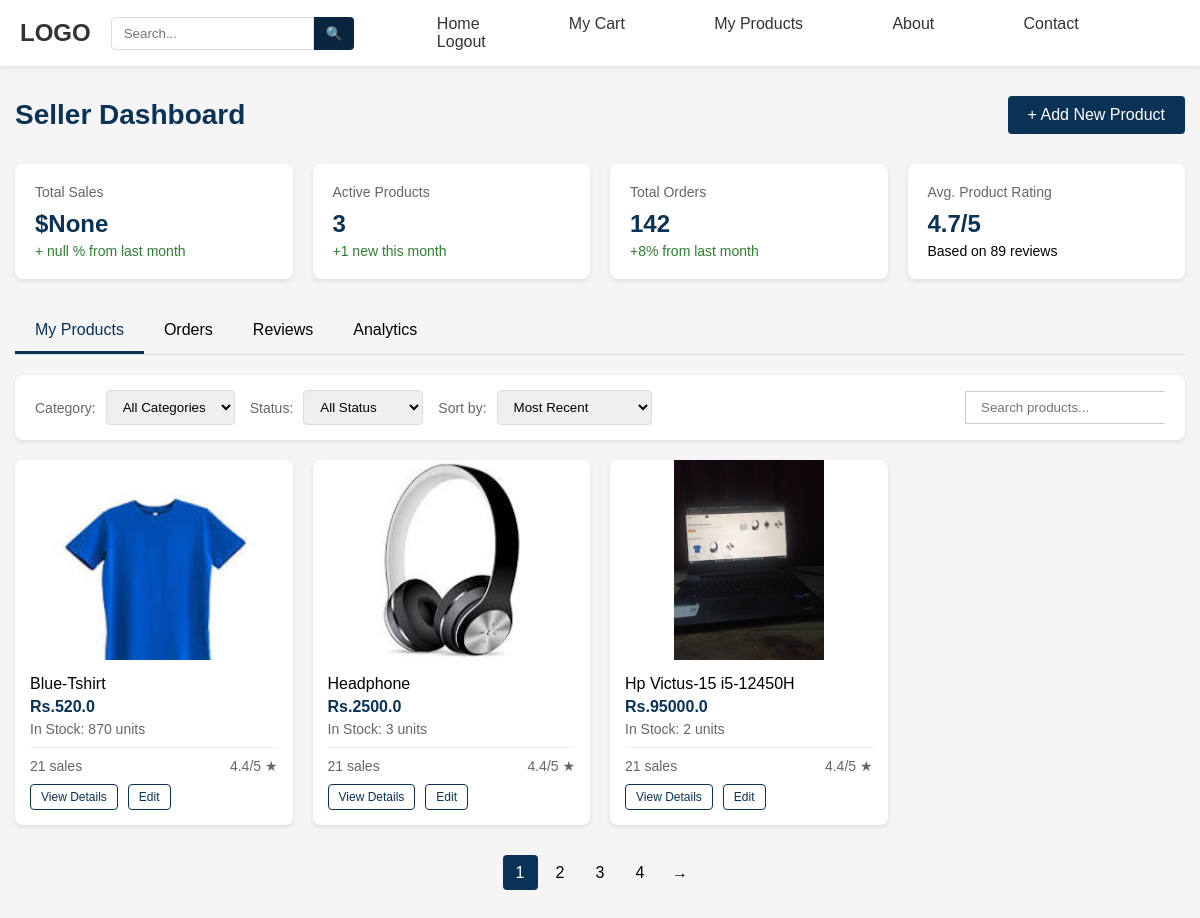
/seller_dashboard (signed in), run on the app's committed database.
### dashboard/models.py (models this page shows, shortened)
class Product(models.Model):
    class ProductType(models.TextChoices):
        CLOTHING = 'clothing', 'Clothing'
        ELECTRONICS = 'electronics', 'Electronics'
        ACCESSORIES = 'accessories', 'Accessories'
        FOOTWEAR = 'footwear', 'Footwear'
        WATCHES = 'watches', 'Watches'
        BAGS = 'bags', 'Bags'
        OTHER = 'other', 'Other'
    seller = models.ForeignKey(CustomUser, on_delete=models.CASCADE,related_name='products')
    name = models.CharField(max_length=64)
    brand = models.CharField(max_length=64)
    price = models.FloatField()
    main_image = models.ImageField(upload_to='product_images/')
    description = models.TextField()
    key_features = models.TextField()
    stock = models.IntegerField()
    category = models.CharField(max_length=64,choices=ProductType.choices,default=ProductType.OTHER)

### dashboard/views.py (the view)
# urls.py: path('seller_dashboard',views.sellerdashboard,name='sellerdashboard'),
@login_required(redirect_field_name='login')
def sellerdashboard(request):
    if not request.user.is_seller:
        return redirect('cart')
    products = Product.objects.filter(seller=request.user)
    count = products.count()
    return render(request,'seller_dashboard.html',{'products':products,'count':count})

### dashboard/templates/seller_dashboard.html (shortened to what this page needs)
{% extends 'base.html' %}
{% load static %}
{% block css %}
<link rel="stylesheet" href="{% static 'dashboard/css/seller_dash.css' %}">
{% endblock %}
{% block maincontent %}
    <div class="container">
        <div class="dashboard-header">
            <h1 class="dashboard-title">Seller Dashboard</h1>
            <button class="btn btn-primary"><a href="{% url 'add_products' %}">+ Add New Product</a></button>
        </div>
        <div class="stats-container">
            <div class="stat-card">
                <div class="stat-title">Total Sales</div>
                <div class="stat-value">$None</div>
                <div class="stat-change stat-up">+ null % from last month</div>
            </div>
            <div class="stat-card">
                <div class="stat-title">Active Products</div>
                <div class="stat-value">{{ count }}</div>
                <div class="stat-change stat-up">+1 new this month</div>
            </div>
            <div class="stat-card">
                <div class="stat-title">Total Orders</div>
                <div class="stat-value">142</div>
                <div class="stat-change stat-up">+8% from last month</div>
            </div>
            <div class="stat-card">
                <div class="stat-title">Avg. Product Rating</div>
                <div class="stat-value">4.7/5</div>
                <div class="stat-change">Based on 89 reviews</div>
            </div>
        </div>
        <div class="tabs">
            <div class="tab active">My Products</div>
            <div class="tab">Orders</div>
            <div class="tab">Reviews</div>
            <div class="tab">Analytics</div>
        </div>
        <div class="filter-bar">
            <div class="filter-left">
                <div class="filter-group">
                    <span class="filter-label">Category:</span>
                    <select class="filter-select">
                        <option value="all">All Categories</option>
                    </select>
                </div>
                <div class="filter-group">
                    <span class="filter-label">Status:</span>
                    <select class="filter-select">
                        <option value="all">All Status</option>
                    </select>
                </div>
                <div class="filter-group">
                    <span class="filter-label">Sort by:</span>
                    <select class="filter-select">
                        <option value="recent">Most Recent</option>
                    </select>
                </div>
            </div>
            <div>
                <input type="text" placeholder="Search products..." class="search-input">
            </div>
        </div>
        <div class="products-grid">
            {% if products %}
                {% for product in products %}
                <div class="product-card">
                    <img src="{{ product.main_image.url }}" alt="{{ product.name }}" class="product-image">
                    <div class="product-details">
                        <h3 class="product-name">{{ product.name }}</h3>
                        <div class="product-price">Rs.{{ product.price }}</div>
                        <div class="product-stock">In Stock: {{ product.stock }} units</div>
                        <div class="product-stats">
                            <span>21 sales</span>
                            <span>4.4/5 ★</span>
                        </div>
                        <div class="product-actions">
                            <button class="btn btn-sm btn-outline view-details" data-product="product6">View Details</button>
                            <button class="btn btn-sm btn-outline">Edit</button>
                        </div>
                    </div>
                </div>
                {% endfor %}
            {% endif %}
        </div>
        <div class="pagination">
            <div class="page-item active">1</div>
            <div class="page-item">2</div>
            <div class="page-item">3</div>
            <div class="page-item">4</div>
            <div class="page-item">→</div>
        </div>
    </div>
{% endblock %}

### static/dashboard/css/dashboard.css (style rules this page uses)
* { margin: 0; padding: 0; box-sizing: border-box; font-family: -apple-system, BlinkMacSystemFont, 'Segoe UI', Roboto, Oxygen, Ubuntu, Cantarell, 'Open Sans', 'Helvetica Neue', sans-serif; }
body { background-color: #f9f9f9; }
img { object-fit: cover; max-width: 100%; height: auto; }
.product-card { background-color: white; border-radius: 8px; overflow: hidden; box-shadow: 0 2px 5px rgba(0,0,0,0.1); cursor: pointer; }
.product-image { height: 200px; display: flex; align-items: center; justify-content: center; background-color: #f9f9f9; }
.product-price { font-weight: 600; color: #333; margin-bottom: 10px; }

### static/dashboard/css/seller_dash.css (style rules this page uses)
* { margin: 0; padding: 0; box-sizing: border-box; font-family: Arial, sans-serif; }
body { background-color: #f5f5f5; }
.search-input { padding: 8px 15px; width: 200px; border: 1px solid #ccc; border-right: none; outline: none; }
.container { max-width: 1200px; margin: 0 auto; padding: 30px 15px; }
.dashboard-header { display: flex; justify-content: space-between; align-items: center; margin-bottom: 30px; }
.dashboard-title { font-size: 28px; color: #0a3257; }
.btn { padding: 10px 20px; font-size: 16px; font-weight: 500; cursor: pointer; border: none; border-radius: 4px; transition: background-color 0.3s; }
.btn-primary { background-color: #0a3257; color: white; }
.btn-primary a { color: white; text-decoration: none; }
.stats-container { display: grid; grid-template-columns: repeat(4, 1fr); gap: 20px; margin-bottom: 30px; }
.stat-card { background-color: white; border-radius: 8px; padding: 20px; box-shadow: 0 2px 5px rgba(0, 0, 0, 0.1); }
.stat-title { font-size: 14px; color: #666; margin-bottom: 10px; }
.stat-value { font-size: 24px; font-weight: bold; color: #0a3257; }
.stat-change { display: flex; align-items: center; font-size: 14px; margin-top: 5px; }
.stat-up { color: #2e7d32; }
.tabs { display: flex; border-bottom: 1px solid #ddd; margin-bottom: 20px; }
.tab { padding: 12px 20px; cursor: pointer; font-weight: 500; }
.tab.active { border-bottom: 3px solid #0a3257; color: #0a3257; }
.filter-bar { display: flex; justify-content: space-between; align-items: center; background-color: white; padding: 15px 20px; border-radius: 8px; box-shadow: 0 2px 5px rgba(0, 0, 0, 0.1); margin-bottom: 20px; }
.filter-left { display: flex; gap: 15px; align-items: center; }
.filter-group { display: flex; align-items: center; gap: 10px; }
.filter-label { font-size: 14px; color: #666; }
.filter-select { padding: 8px 12px; border: 1px solid #ddd; border-radius: 4px; outline: none; }
.products-grid { display: grid; grid-template-columns: repeat(auto-fill, minmax(250px, 1fr)); gap: 20px; }
.product-card { display: flex; flex-direction: column; align-items: center; background-color: white; border-radius: 8px; overflow: hidden; box-shadow: 0 2px 5px rgba(0, 0, 0, 0.1); position: relative; }
.product-image { max-width: 100%; max-height: 200px; object-fit: cover; }
.product-details { padding: 15px; width: 100%; }
.product-name { font-weight: 500; margin-bottom: 5px; font-size: 16px; }
.product-price { color: #0a3257; font-weight: bold; margin-bottom: 5px; }
.product-stock { color: #666; font-size: 14px; margin-bottom: 10px; }
.product-stats { display: flex; justify-content: space-between; border-top: 1px solid #eee; padding-top: 10px; font-size: 14px; color: #666; }
.product-actions { display: flex; gap: 10px; margin-top: 10px; }
.btn-sm { padding: 5px 10px; font-size: 12px; border-radius: 4px; }
.btn-outline { background-color: transparent; border: 1px solid #0a3257; color: #0a3257; }
.pagination { display: flex; justify-content: center; margin-top: 30px; gap: 5px; }
.page-item { width: 35px; height: 35px; display: flex; align-items: center; justify-content: center; border-radius: 4px; cursor: pointer; transition: all 0.3s; }
.page-item.active { background-color: #0a3257; color: white; }

### data on the page
Product: main_image (picture), name "Blue-Tshirt", price "520.0", stock "870"
Product: main_image (picture), name "Headphone", price "2500.0", stock "3"
Product: main_image (picture), name "Hp Victus-15 i5-12450H", price "95000.0", stock "2"

### other printed values
{{ count }} "3"
